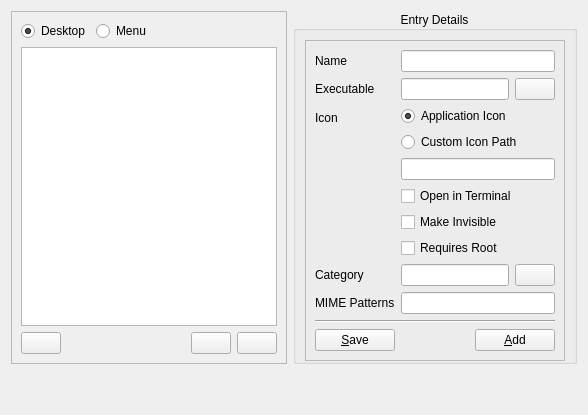
      <widget class="QWidget" name="tab_xdg">
       <attribute name="title">
        <string>XDG Shortcuts</string>
       </attribute>
       <attribute name="toolTip">
        <string>Set any desktop/menu entries, and any MIME types</string>
       </attribute>
       <layout class="QGridLayout" name="gridLayout_2">
        <item row="0" column="0">
         <widget class="QFrame" name="frame_2">
          <property name="frameShape">
           <enum>QFrame::StyledPanel</enum>
          </property>
          <property name="frameShadow">
           <enum>QFrame::Raised</enum>
          </property>
          <layout class="QVBoxLayout" name="verticalLayout_11">
           <item>
            <layout class="QHBoxLayout" name="horizontalLayout_13">
             <item>
              <widget class="QRadioButton" name="radio_xdg_desktop">
               <property name="statusTip">
                <string>Create and edit desktop entries</string>
               </property>
               <property name="text">
                <string>Desktop</string>
               </property>
               <property name="checked">
                <bool>true</bool>
               </property>
              </widget>
             </item>
             <item>
              <widget class="QRadioButton" name="radio_xdg_menu">
               <property name="statusTip">
                <string>Create and edit menu entries</string>
               </property>
               <property name="text">
                <string>Menu</string>
               </property>
              </widget>
             </item>
             <item>
              <spacer name="horizontalSpacer_9">
               <property name="orientation">
                <enum>Qt::Horizontal</enum>
               </property>
               <property name="sizeHint" stdset="0">
                <size>
                 <width>40</width>
                 <height>20</height>
                </size>
               </property>
              </spacer>
             </item>
            </layout>
           </item>
           <item>
            <widget class="QListWidget" name="list_xdg_files">
             <property name="sizePolicy">
              <sizepolicy hsizetype="Expanding" vsizetype="Expanding">
               <horstretch>0</horstretch>
               <verstretch>0</verstretch>
              </sizepolicy>
             </property>
            </widget>
           </item>
           <item>
            <layout class="QHBoxLayout" name="horizontalLayout_14">
             <item>
              <widget class="QPushButton" name="push_xdg_refresh">
               <property name="statusTip">
                <string>Refresh the current list (useful if files recently modified outside of EasyPBI)</string>
               </property>
               <property name="text">
                <string/>
               </property>
               <property name="icon">
                <iconset>
                 <normaloff>:/png/icons/refresh.png</normaloff>:/png/icons/refresh.png</iconset>
               </property>
              </widget>
             </item>
             <item>
              <spacer name="horizontalSpacer_4">
               <property name="orientation">
                <enum>Qt::Horizontal</enum>
               </property>
               <property name="sizeHint" stdset="0">
                <size>
                 <width>40</width>
                 <height>20</height>
                </size>
               </property>
              </spacer>
             </item>
             <item>
              <widget class="QPushButton" name="push_xdg_remove">
               <property name="statusTip">
                <string>Delete the current item from the PBI module</string>
               </property>
               <property name="text">
                <string/>
               </property>
               <property name="icon">
                <iconset resource="EasyPBI.qrc">
                 <normaloff>:/png/icons/minus.png</normaloff>:/png/icons/minus.png</iconset>
               </property>
              </widget>
             </item>
             <item>
              <widget class="QPushButton" name="push_xdg_clearentry">
               <property name="statusTip">
                <string>Begin creating a new XDG entry</string>
               </property>
               <property name="text">
                <string/>
               </property>
              </widget>
             </item>
            </layout>
           </item>
          </layout>
         </widget>
        </item>
        <item row="0" column="1">
         <widget class="QGroupBox" name="groupBox">
          <property name="title">
           <string>Entry Details</string>
          </property>
          <property name="alignment">
           <set>Qt::AlignCenter</set>
          </property>
          <property name="flat">
           <bool>false</bool>
          </property>
          <layout class="QVBoxLayout" name="verticalLayout_17">
           <property name="bottomMargin">
            <number>0</number>
           </property>
           <item>
            <widget class="QFrame" name="frame">
             <property name="frameShape">
              <enum>QFrame::StyledPanel</enum>
             </property>
             <property name="frameShadow">
              <enum>QFrame::Raised</enum>
             </property>
             <layout class="QVBoxLayout" name="verticalLayout_12">
              <item>
               <layout class="QFormLayout" name="formLayout_2">
                <property name="fieldGrowthPolicy">
                 <enum>QFormLayout::ExpandingFieldsGrow</enum>
                </property>
                <item row="0" column="0">
                 <widget class="QLabel" name="label_xdg_name">
                  <property name="text">
                   <string>Name</string>
                  </property>
                 </widget>
                </item>
                <item row="0" column="1">
                 <widget class="QLineEdit" name="line_xdg_name">
                  <property name="statusTip">
                   <string>Visible name for the item</string>
                  </property>
                 </widget>
                </item>
                <item row="1" column="0">
                 <widget class="QLabel" name="label_xdg_exec">
                  <property name="text">
                   <string>Executable</string>
                  </property>
                 </widget>
                </item>
                <item row="1" column="1">
                 <layout class="QHBoxLayout" name="horizontalLayout_11">
                  <item>
                   <widget class="QLineEdit" name="line_xdg_exec">
                    <property name="statusTip">
                     <string>Binary to be run when the item is activated</string>
                    </property>
                   </widget>
                  </item>
                  <item>
                   <widget class="QPushButton" name="push_xdg_exec">
                    <property name="statusTip">
                     <string>Auto-detected binaries for the PBI</string>
                    </property>
                    <property name="text">
                     <string/>
                    </property>
                   </widget>
                  </item>
                 </layout>
                </item>
                <item row="2" column="0">
                 <widget class="QLabel" name="label_xdg_icon">
                  <property name="text">
                   <string>Icon</string>
                  </property>
                 </widget>
                </item>
                <item row="2" column="1">
                 <layout class="QGridLayout" name="gridLayout">
                  <item row="1" column="0">
                   <widget class="QRadioButton" name="radio_xdg_customicon">
                    <property name="text">
                     <string>Custom Icon Path</string>
                    </property>
                   </widget>
                  </item>
                  <item row="0" column="0">
                   <widget class="QRadioButton" name="radio_xdg_modicon">
                    <property name="text">
                     <string>Application Icon</string>
                    </property>
                    <property name="checked">
                     <bool>true</bool>
                    </property>
                   </widget>
                  </item>
                  <item row="2" column="0">
                   <widget class="QLineEdit" name="line_xdg_customicon"/>
                  </item>
                 </layout>
                </item>
                <item row="3" column="1">
                 <widget class="QCheckBox" name="check_xdg_terminal">
                  <property name="statusTip">
                   <string>Start the application in a terminal session</string>
                  </property>
                  <property name="text">
                   <string>Open in Terminal</string>
                  </property>
                 </widget>
                </item>
                <item row="4" column="1">
                 <widget class="QCheckBox" name="check_xdg_nodisplay">
                  <property name="statusTip">
                   <string>Flag this item to not be displayed at all</string>
                  </property>
                  <property name="text">
                   <string>Make Invisible</string>
                  </property>
                 </widget>
                </item>
                <item row="5" column="1">
                 <widget class="QCheckBox" name="check_xdg_requiresroot">
                  <property name="toolTip">
                   <string>Application needs administrator privileges to run</string>
                  </property>
                  <property name="statusTip">
                   <string>Application needs administrator privileges to run</string>
                  </property>
                  <property name="text">
                   <string>Requires Root</string>
                  </property>
                 </widget>
                </item>
                <item row="6" column="0">
                 <widget class="QLabel" name="label_xdg_menu">
                  <property name="text">
                   <string>Category</string>
                  </property>
                 </widget>
                </item>
                <item row="6" column="1">
                 <layout class="QHBoxLayout" name="horizontalLayout_9">
                  <item>
                   <widget class="QLineEdit" name="line_xdg_menu">
                    <property name="statusTip">
                     <string>Menu category for the item to be located.</string>
                    </property>
                   </widget>
                  </item>
                  <item>
                   <widget class="QPushButton" name="push_xdg_menu">
                    <property name="statusTip">
                     <string>Possible Menu categories</string>
                    </property>
                    <property name="text">
                     <string/>
                    </property>
                   </widget>
                  </item>
                 </layout>
                </item>
                <item row="7" column="0">
                 <widget class="QLabel" name="label_xdg_mimepatterns">
                  <property name="text">
                   <string>MIME Patterns</string>
                  </property>
                 </widget>
                </item>
                <item row="7" column="1">
                 <widget class="QLineEdit" name="line_xdg_mimepatterns">
                  <property name="statusTip">
                   <string>Space-separated list of automatic file associations (Example: *.junk *.JUNK *.test *.TEST)</string>
                  </property>
                 </widget>
                </item>
               </layout>
              </item>
              <item>
               <widget class="Line" name="line">
                <property name="orientation">
                 <enum>Qt::Horizontal</enum>
                </property>
               </widget>
              </item>
              <item>
               <layout class="QHBoxLayout" name="horizontalLayout_16">
                <item>
                 <widget class="QPushButton" name="push_xdg_savechanges">
                  <property name="statusTip">
                   <string>Save the item as currently shown</string>
                  </property>
                  <property name="text">
                   <string>&amp;Save</string>
                  </property>
                 </widget>
                </item>
                <item>
                 <spacer name="horizontalSpacer_14">
                  <property name="orientation">
                   <enum>Qt::Horizontal</enum>
                  </property>
                  <property name="sizeHint" stdset="0">
                   <size>
                    <width>40</width>
                    <height>20</height>
                   </size>
                  </property>
                 </spacer>
                </item>
                <item>
                 <widget class="QPushButton" name="push_xdg_savenew">
                  <property name="statusTip">
                   <string>Create a new item with the current settings</string>
                  </property>
                  <property name="text">
                   <string>&amp;Add</string>
                  </property>
                  <property name="icon">
                   <iconset resource="EasyPBI.qrc">
                    <normaloff>:/png/icons/plus.png</normaloff>:/png/icons/plus.png</iconset>
                  </property>
                 </widget>
                </item>
               </layout>
              </item>
             </layout>
            </widget>
           </item>
          </layout>
         </widget>
        </item>
        <item row="1" column="0">
         <spacer name="verticalSpacer_5">
          <property name="orientation">
           <enum>Qt::Vertical</enum>
          </property>
          <property name="sizeHint" stdset="0">
           <size>
            <width>20</width>
            <height>40</height>
           </size>
          </property>
         </spacer>
        </item>
        <item row="1" column="1">
         <spacer name="verticalSpacer_9">
          <property name="orientation">
           <enum>Qt::Vertical</enum>
          </property>
          <property name="sizeHint" stdset="0">
           <size>
            <width>20</width>
            <height>40</height>
           </size>
          </property>
         </spacer>
        </item>
       </layout>
      </widget>
